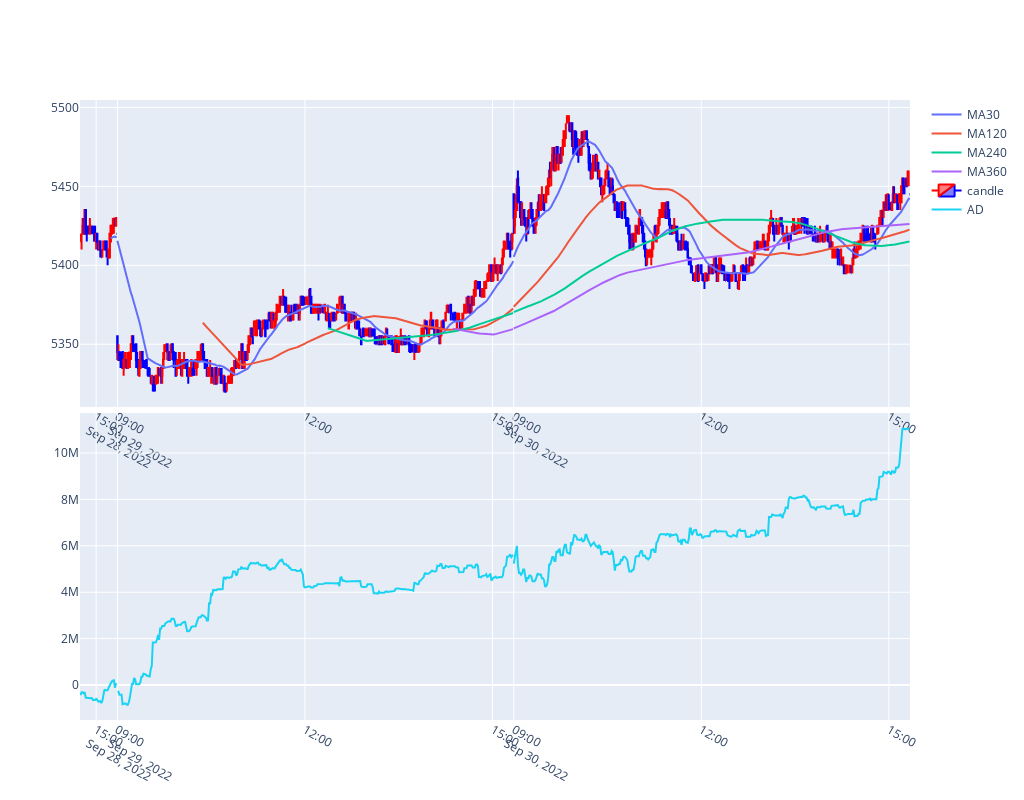

Notebook source saved alongside this figure:
### Markdown cell above
AD

### Code cell
print_graphic_objects(make_pmas(df=data, x=xindices, include_candle=True), make_ad(df=data, x=xindices))

### Figure 1 — Plotly figure (JSON) as saved in the notebook; plotly's stock layout.template omitted (floating-point values rounded to 4 significant figures; data arrays with more than 128 entries replaced by an {"elided": "..."} marker saying what was removed)
{"data": [{"name": "MA30", "type": "scatter", "x": {"elided": "800 str values"}, "xaxis": "x", "y": {"elided": "800 float values"}, "yaxis": "y"}, {"name": "MA120", "type": "scatter", "x": {"elided": "800 str values"}, "xaxis": "x", "y": {"elided": "800 float values"}, "yaxis": "y"}, {"name": "MA240", "type": "scatter", "x": {"elided": "800 str values"}, "xaxis": "x", "y": {"elided": "800 float values"}, "yaxis": "y"}, {"name": "MA360", "type": "scatter", "x": {"elided": "800 str values"}, "xaxis": "x", "y": {"elided": "800 float values"}, "yaxis": "y"}, {"close": {"elided": "800 int values"}, "decreasing": {"line": {"color": "blue"}}, "high": {"elided": "800 int values"}, "increasing": {"line": {"color": "red"}}, "low": {"elided": "800 int values"}, "name": "candle", "open": {"elided": "800 int values"}, "type": "candlestick", "x": {"elided": "800 str values"}, "xaxis": "x", "yaxis": "y"}, {"name": "AD", "type": "scatter", "x": {"elided": "800 str values"}, "xaxis": "x2", "y": {"elided": "800 float values"}, "yaxis": "y2"}], "layout": {"height": 800, "width": 1024, "xaxis": {"anchor": "y", "domain": [0, 1], "matches": "x2", "nticks": 20, "rangebreaks": [{"bounds": ["sat", "mon"]}, {"bounds": [15.51, 9], "pattern": "hour"}, {"bounds": [15.33, 15.5], "pattern": "hour"}], "rangeslider": {"visible": false}, "showgrid": true, "showticklabels": true}, "xaxis2": {"anchor": "y2", "domain": [0, 1], "nticks": 20, "rangebreaks": [{"bounds": ["sat", "mon"]}, {"bounds": [15.51, 9], "pattern": "hour"}, {"bounds": [15.33, 15.5], "pattern": "hour"}], "rangeslider": {"visible": false}, "showgrid": true, "showticklabels": true}, "yaxis": {"anchor": "x", "domain": [0.505, 1]}, "yaxis2": {"anchor": "x2", "domain": [0, 0.495]}}}
